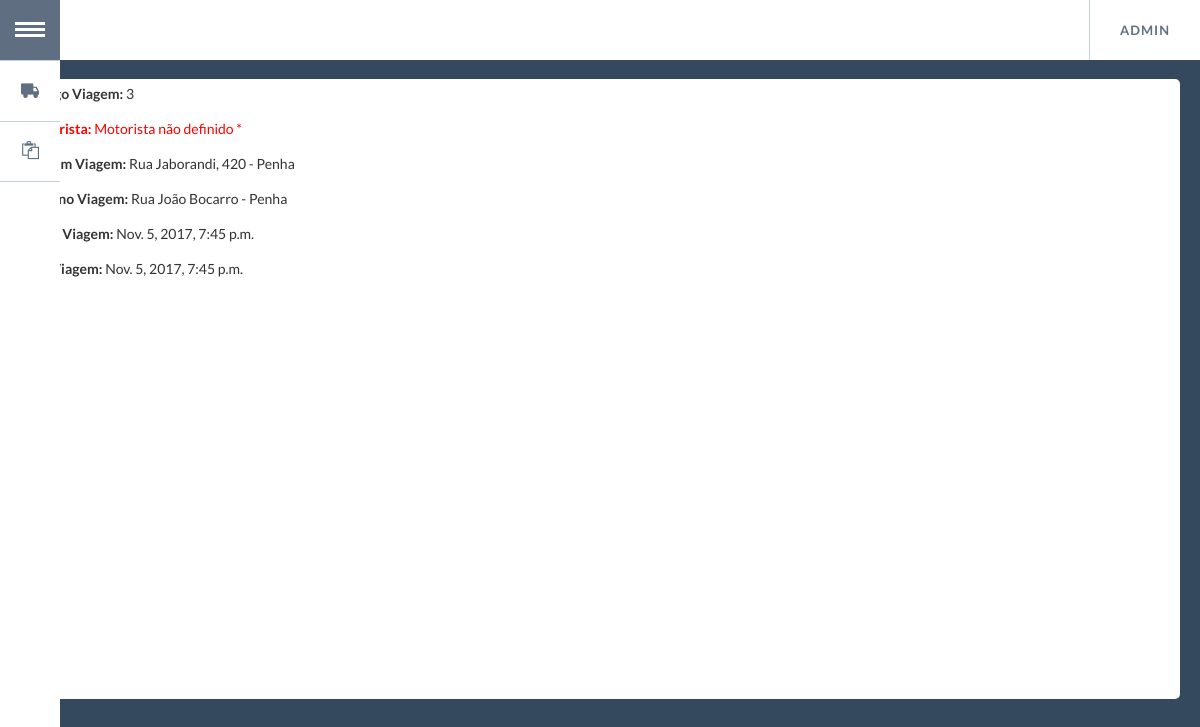
The app's page /viagem/3/ (signed in) with its own data.
### app/models.py (models this page shows, shortened)
class Viagem(models.Model):
    cd_viagem = models.AutoField(
        primary_key=True
    )
    origem_viagem = models.CharField(
        max_length=100
    )
    destino_viagem = models.CharField(
        max_length=100
    )
    data_inicio_viagem = models.DateTimeField(
        null=True,
        blank=True
    )
    data_fim_viagem = models.DateTimeField(
        null=True,
        blank=True
    )
    status_ocorrencia = models.BooleanField(default=False)
    status_viagem = models.CharField(
        max_length=64,
        choices=(
            ('nao_iniciada', 'Nao Iniciada'),
            ('finalizada', 'Finalizada'),
            ('em_andamento', 'Em Andamento')
        ),
        default='nao_iniciada'
    )
    cd_motorista_viagem = models.ForeignKey(
        Motorista,
        null=True,
        blank=True
    )
    class Meta:
        verbose_name = 'Viagem'
        verbose_name_plural = 'Viagens'

### app/views.py (the view)
# urls.py: url(r'^viagem/(?P<id_viagem>[A-Za-z0-9-\/]+)/$', app.views.viagem, name='viagem'),
def viagem(request,id_viagem):
    if request.user.is_authenticated():
        viagem = Viagem.objects.get(cd_viagem=id_viagem)
        ocorrencia = Ocorrencia.objects.all().filter(cd_viagem=id_viagem)
        lista = ocorrencia.values_list()
        location = [{'location': lista[2].encode('utf8')} for lista in lista]
        context = {
            'viagem' : viagem,
            'ocorrencia' : ocorrencia,
            'location' : location
        }
        return render(request, 'viagem.html', context)
    else:
        return HttpResponseRedirect('/login/?next=%s' % request.path)

### app/templates/viagem.html (shortened to what this page needs)
{% extends "base.html" %}
{% block content %}
{% autoescape on %}
<div class="container-full">
    <div class="container-card-unit">
      <div class="description-card-unit">
          <p><label>Codigo Viagem:</label> {{ viagem.cd_viagem }}</p>
          {% if viagem.cd_motorista_viagem is not none %}
            <p><label>Motorista: </label> {{viagem.cd_motorista_viagem}}</p>
          {% else %}
            <p class="warning"><label>Motorista: </label> Motorista não definido *</p>
          {% endif %}
          <p><label>Origem Viagem: </label> {{ viagem.origem_viagem }}</p>
          <p><label>Destino Viagem: </label> {{ viagem.destino_viagem }}</p>
          <p><label>Inicio Viagem: </label> {{ viagem.data_inicio_viagem }}</p>
          <p><label>Fim Viagem: </label> {{ viagem.data_fim_viagem }}</p>
      </div>
      <div id="map"></div>
    </div>
</div>
{% endautoescape %}
{% endblock %}

### app/templates/base.html (shortened to what this page needs)
<!DOCTYPE html>
<html>
<head>
{% block header %}
  <link rel="stylesheet" type="text/css" href="/static/css/bootstrap.min.css" />
  <link rel="stylesheet" type="text/css" href="/static/css/normalize.min.css" />
  <link rel="stylesheet" type="text/css" href="/static/css/demo.min.css" />
  <link rel="stylesheet" type="text/css" href="/static/css/component.min.css" />
</head>
{% endblock %}
<body>
  {%block menu%}
  <div class="container">
    <ul id="gn-menu" class="gn-menu-main">
      <li class="gn-trigger">
        <a class="gn-icon gn-icon-menu"><span class="">Menu</span></a>
        <nav class="gn-menu-wrapper">
          <div class="gn-scroller">
            <ul class="gn-menu">
              <li>
                <a class="gn-icon gn-icon-viagem" href="/lista_viagem">Viagem</a>
              </li>
              <li><a class="gn-icon gn-icon-ocorrencias" href="/lista_ocorrencia">Ocorrências</a></li>
            </ul>
          </div>
        </nav>
      </li>
        {% if user.is_authenticated %}
      <li class="gn-trigger-right">
        <a class="gn-icon-menu-right"><span>{{ user.username }}</span></a>
        {% else %}
        <li>
        <a class="" href="/login"><span class="gn-icon gn-icon-login">Realizar Login</span></a>
        </nav>
        {% endif %}
      </li>
    </ul>
  </div>
{% endblock %}
{% block content %}{% endblock %}
</body>
</html>

### records on screen
Viagem: cd_viagem "3", origem_viagem "Rua Jaborandi, 420 - Penha", destino_viagem "Rua João Bocarro - Penha", data_inicio_viagem "Nov. 5, 2017, 7:45 p.m.", data_fim_viagem "Nov. 5, 2017, 7:45 p.m."

### other values on screen
{{ user.username }} "ADMIN"
